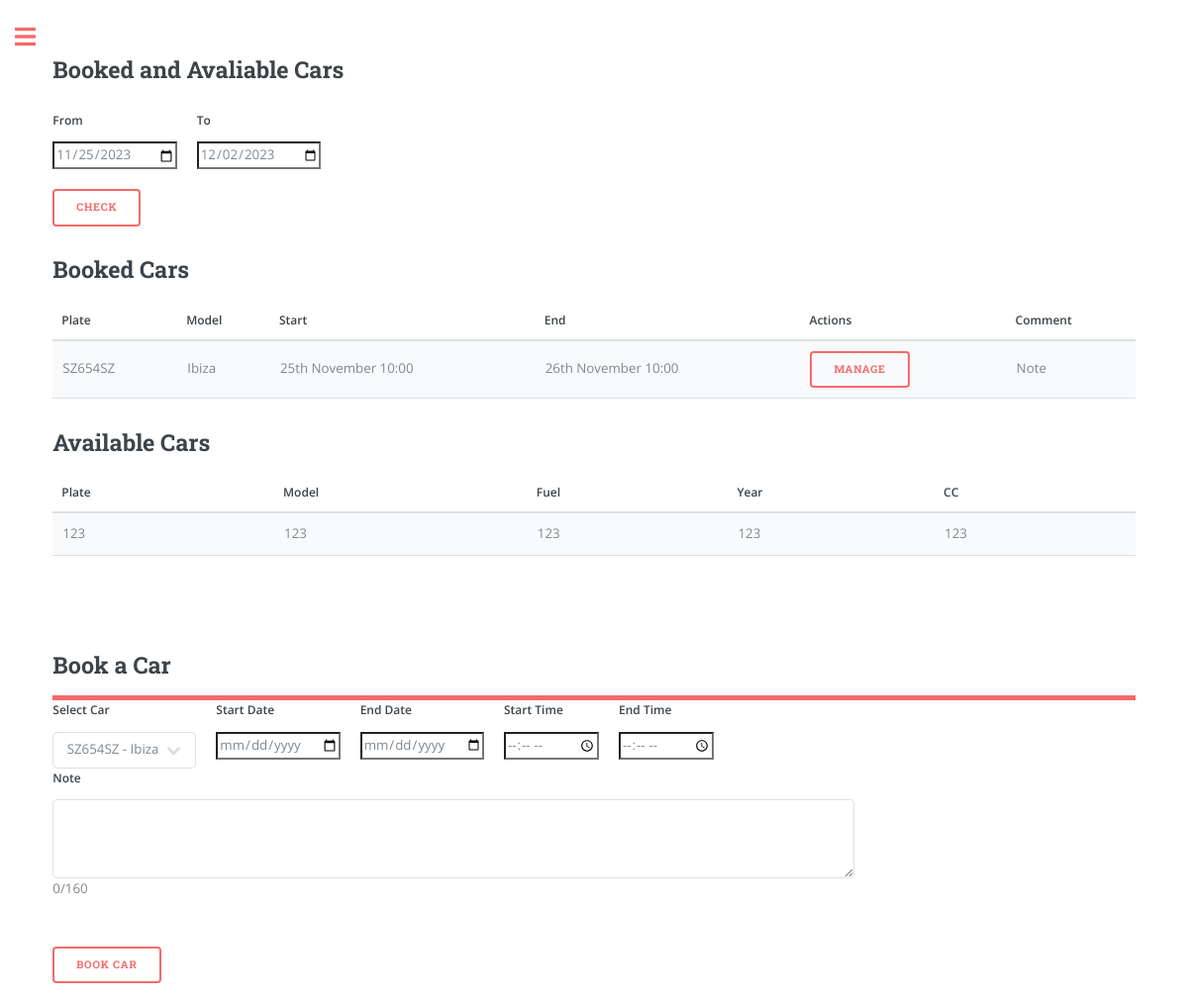
/overview (signed in), run on an earlier commit of the app's database.
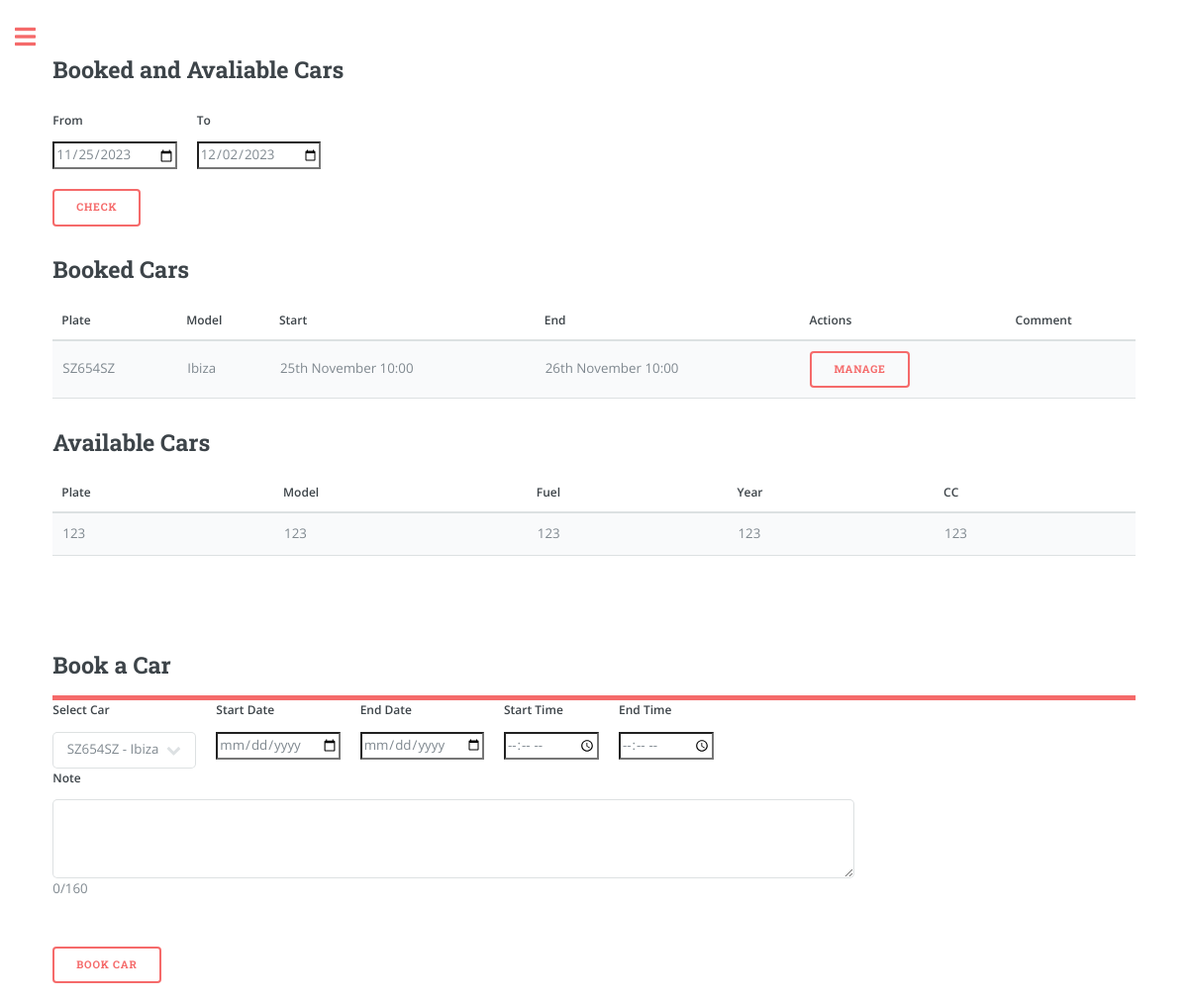
And on a later commit of the database.
### app/models.py (models this page shows, shortened)
class Booking(db.Model):
    id = db.Column(db.Integer, primary_key=True)
    start_datetime = db.Column(db.DateTime, nullable=False)
    end_datetime = db.Column(db.DateTime, nullable=False)
    car_plate = db.Column(db.String(8), db.ForeignKey('car.plate'), nullable=False)
    user_id = db.Column(db.Integer, db.ForeignKey('user.id'), nullable=False)
    note = db.Column(db.String(160))
    car = db.relationship('Car', backref='bookings', lazy=True)

class Car(db.Model):
    plate = db.Column(db.String(8), primary_key=True, index=True, unique=True)
    make = db.Column(db.String(15), index=True)
    model = db.Column(db.String(15), index=True)
    fuel = db.Column(db.String(8), index=True)
    year = db.Column(db.Integer, index=True)
    cc = db.Column(db.Integer, index=True)
    user_id = db.Column(db.Integer, db.ForeignKey('user.id'))

### app/routes.py (the view, shortened to what this page needs)
@app.route('/')
@app.route('/overview', methods=['GET', 'POST'])
@login_required
def overview(): # Booking
    user_cars = current_user.garage.all()
    from_date = request.form.get('from')
    to_date = request.form.get('to')
    if from_date == None:
        from_date = datetime.now().strftime('%Y-%m-%d')
        to_date = (datetime.now() + timedelta(days=7)).strftime('%Y-%m-%d')
    from_datetime = datetime.strptime(f'{from_date}', '%Y-%m-%d')
    to_datetime = datetime.strptime(f'{to_date}', '%Y-%m-%d')
    user_bookings = Booking.query.filter(
                Booking.user_id == current_user.id,
                Booking.end_datetime > from_datetime,
                Booking.start_datetime < to_datetime,
                Booking.end_datetime > datetime.now()  # Additional condition to exclude expired bookings
                ).all()
    booked_car_plates = [booking.car_plate for booking in user_bookings]
    available_cars = [car for car in user_cars if car.plate not in booked_car_plates]
    three_months_ago = datetime.now() - timedelta(days=3 * 30)
    old_bookings = Booking.query.filter(
        (Booking.user_id == current_user.id) &
        (Booking.end_datetime < three_months_ago)
    ).all()
    for old_booking in old_bookings:
        Booking.remove_booking(old_booking.id)
    return render_template('overview.html',
                            user_cars=user_cars,
                            available_cars=available_cars,
                            user_bookings=user_bookings,
                            from_datetime=from_datetime.strftime('%Y-%m-%d'),
                            to_datetime=to_datetime.strftime('%Y-%m-%d'),
                            user_name=current_user.username if current_user.is_authenticated else None)

### app/models.py (called while the page is built)
@login.user_loader
def load_user(id):
    return User.query.get(int(id))

### app/templates/overview.html (shortened to what the changed rows need)
{% extends "index.html" %}
{% block content %}
<link rel="stylesheet" href="{{ url_for('static', filename='css/main.css') }}">
<h2>Booked and Avaliable Cars</h2>
<form action="{{ url_for('bookings_manage') }}" method="POST">
    <h2>Booked Cars</h2>
    <table>
        <thead>
            <tr>
                <th>Plate</th>
                <th>Model</th>
                <th>Start</th>
                <th>End</th>
                <th>Actions</th>
                <th>Comment</th>
            </tr>
        </thead>
        <tbody>
            {% for booking in user_bookings %}
                <tr>
                    <td>{{ booking.car.plate }}</td>
                    <td>{{ booking.car.model }}</td>
                    <td>{{ booking.start_datetime.strftime("%dth %B %H:%M") }}</td>
                    <td>{{ booking.end_datetime.strftime("%dth %B %H:%M") }}</td>
                    <td>
                        <button type="submit" class="btn btn-danger" name="manage_booking" value="{{ booking.id }}">Manage</button>
                    </td>
                    <td>
                        {% if booking.note %}
                            <span class="note-tooltip">
                                Note
                            </span>
                        {% endif %}
                    </td>
                </tr>
            {% endfor %}
        </tbody>
    </table>
</form>
<h2>Available Cars</h2>
<table>
    <thead>
        <tr>
            <th>Plate</th>
            <th>Model</th>
            <th>Fuel</th>
            <th>Year</th>
            <th>CC</th>
        </tr>
    </thead>
</table>
<header id="header">
    <h2>Book a Car</h2>
</header>
{% endblock %}

What changed in the data, as far as the page shows it:
changed Booking "25th November 10:00": no longer shows "Note"
